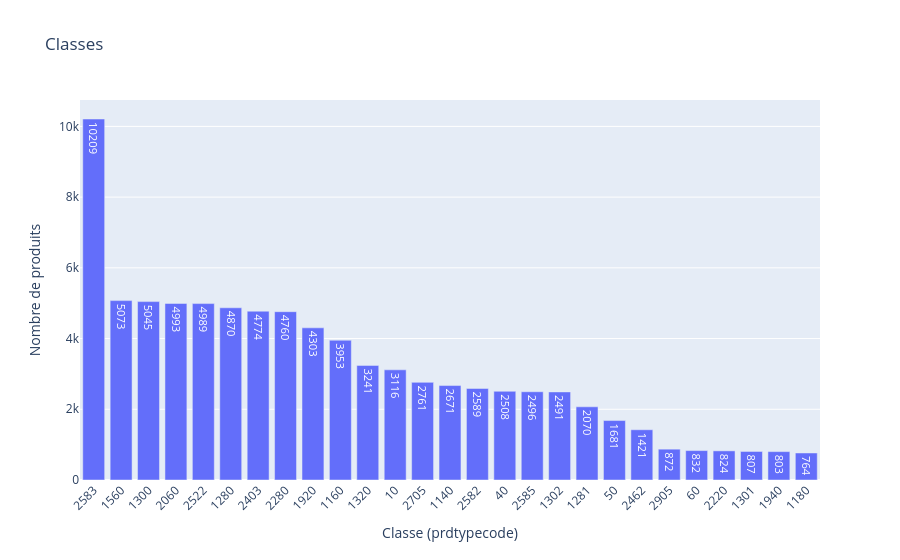

Notebook cell for this chart:
### Markdown cell above
# Distribution des classes

### Voir la répartition des classes 

#### On observe que la classe 2583 est largement dominante avec plus de 10000 représentants.

### Code cell
import plotly.express as px

top_classes = (
    df["prdtypecode"].astype("str")
    .value_counts()
    .reset_index()
)

top_classes.columns = ["prdtypecode", "count"]

fig = px.bar(
    top_classes,
    x="prdtypecode",
    y="count",
    title="Classes",
    text="count"
)

fig.update_layout(
    xaxis_title="Classe (prdtypecode)",
    yaxis_title="Nombre de produits",
    xaxis_tickangle=-45
)

fig.show()

### Figure 1 — Plotly figure (JSON) as saved in the notebook; plotly's stock layout.template omitted (floating-point values rounded to 4 significant figures)
{"data": [{"alignmentgroup": "True", "hovertemplate": "prdtypecode=%{x}<br>count=%{text}<extra></extra>", "legendgroup": "", "marker": {"color": "#636efa", "pattern": {"shape": ""}}, "name": "", "offsetgroup": "", "orientation": "v", "showlegend": false, "text": [10209, 5073, 5045, 4993, 4989, 4870, 4774, 4760, 4303, 3953, 3241, 3116, 2761, 2671, 2589, 2508, 2496, 2491, 2070, 1681, 1421, 872, 832, 824, 807, 803, 764], "textposition": "auto", "type": "bar", "x": ["2583", "1560", "1300", "2060", "2522", "1280", "2403", "2280", "1920", "1160", "1320", "10", "2705", "1140", "2582", "40", "2585", "1302", "1281", "50", "2462", "2905", "60", "2220", "1301", "1940", "1180"], "xaxis": "x", "y": [10209, 5073, 5045, 4993, 4989, 4870, 4774, 4760, 4303, 3953, 3241, 3116, 2761, 2671, 2589, 2508, 2496, 2491, 2070, 1681, 1421, 872, 832, 824, 807, 803, 764], "yaxis": "y"}], "layout": {"barmode": "relative", "legend": {"tracegroupgap": 0}, "title": {"text": "Classes"}, "xaxis": {"anchor": "y", "domain": [0, 1], "tickangle": -45, "title": {"text": "Classe (prdtypecode)"}}, "yaxis": {"anchor": "x", "domain": [0, 1], "title": {"text": "Nombre de produits"}}}}
